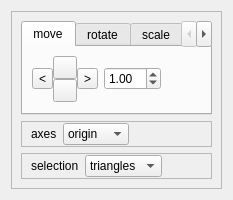
<?xml version="1.0" encoding="UTF-8"?>
<ui version="4.0">
 <class>EditTriangleWidget</class>
 <widget class="QWidget" name="EditTriangleWidget">
  <property name="geometry">
   <rect>
    <x>0</x>
    <y>0</y>
    <width>233</width>
    <height>191</height>
   </rect>
  </property>
  <property name="windowTitle">
   <string>Form</string>
  </property>
  <layout class="QGridLayout" name="gridLayout_2" rowstretch="0,1">
   <item row="0" column="0">
    <widget class="QFrame" name="frame">
     <property name="frameShape">
      <enum>QFrame::StyledPanel</enum>
     </property>
     <property name="frameShadow">
      <enum>QFrame::Sunken</enum>
     </property>
     <layout class="QVBoxLayout" name="verticalLayout_2">
      <item>
       <widget class="QTabWidget" name="tabWidget">
        <property name="currentIndex">
         <number>0</number>
        </property>
        <widget class="QWidget" name="moveTab">
         <attribute name="title">
          <string>move</string>
         </attribute>
         <layout class="QGridLayout" name="gridLayout_3">
          <item row="0" column="0">
           <layout class="QHBoxLayout" name="horizontalLayout">
            <property name="spacing">
             <number>0</number>
            </property>
            <item>
             <widget class="QToolButton" name="m_moveLeftButton">
              <property name="toolTip">
               <string>move left</string>
              </property>
              <property name="text">
               <string>&lt;</string>
              </property>
              <property name="icon">
               <iconset resource="../qosmic.qrc">
                <normaloff>:/icons/silk/bullet_arrow_left.xpm</normaloff>:/icons/silk/bullet_arrow_left.xpm</iconset>
              </property>
              <property name="autoRepeat">
               <bool>true</bool>
              </property>
             </widget>
            </item>
            <item>
             <layout class="QVBoxLayout" name="verticalLayout">
              <item>
               <widget class="QToolButton" name="m_moveUpButton">
                <property name="toolTip">
                 <string>move up</string>
                </property>
                <property name="text">
                 <string/>
                </property>
                <property name="icon">
                 <iconset resource="../qosmic.qrc">
                  <normaloff>:/icons/silk/bullet_arrow_up.xpm</normaloff>:/icons/silk/bullet_arrow_up.xpm</iconset>
                </property>
                <property name="autoRepeat">
                 <bool>true</bool>
                </property>
               </widget>
              </item>
              <item>
               <widget class="QToolButton" name="m_moveDownButton">
                <property name="toolTip">
                 <string>move down</string>
                </property>
                <property name="text">
                 <string/>
                </property>
                <property name="icon">
                 <iconset resource="../qosmic.qrc">
                  <normaloff>:/icons/silk/bullet_arrow_down.xpm</normaloff>:/icons/silk/bullet_arrow_down.xpm</iconset>
                </property>
                <property name="autoRepeat">
                 <bool>true</bool>
                </property>
               </widget>
              </item>
             </layout>
            </item>
            <item>
             <widget class="QToolButton" name="m_moveRightButton">
              <property name="toolTip">
               <string>move right</string>
              </property>
              <property name="text">
               <string>&gt;</string>
              </property>
              <property name="icon">
               <iconset resource="../qosmic.qrc">
                <normaloff>:/icons/silk/bullet_arrow_right.xpm</normaloff>:/icons/silk/bullet_arrow_right.xpm</iconset>
              </property>
              <property name="autoRepeat">
               <bool>true</bool>
              </property>
             </widget>
            </item>
           </layout>
          </item>
          <item row="0" column="1">
           <widget class="DoubleValueEditor" name="m_multiplierEditor">
            <property name="minimum">
             <double>0.000000000000000</double>
            </property>
            <property name="singleStep">
             <double>0.100000000000000</double>
            </property>
            <property name="value">
             <double>1.000000000000000</double>
            </property>
           </widget>
          </item>
          <item row="0" column="2">
           <spacer name="horizontalSpacer">
            <property name="orientation">
             <enum>Qt::Horizontal</enum>
            </property>
            <property name="sizeHint" stdset="0">
             <size>
              <width>0</width>
              <height>0</height>
             </size>
            </property>
           </spacer>
          </item>
          <item row="1" column="0" colspan="3">
           <spacer name="verticalSpacer">
            <property name="orientation">
             <enum>Qt::Vertical</enum>
            </property>
            <property name="sizeHint" stdset="0">
             <size>
              <width>10</width>
              <height>1</height>
             </size>
            </property>
           </spacer>
          </item>
         </layout>
        </widget>
        <widget class="QWidget" name="rotateTab">
         <attribute name="title">
          <string>rotate</string>
         </attribute>
         <layout class="QGridLayout" name="gridLayout_4">
          <item row="0" column="1">
           <widget class="DoubleValueEditor" name="m_rotateEditor">
            <property name="minimum">
             <double>-360.000000000000000</double>
            </property>
            <property name="maximum">
             <double>360.000000000000000</double>
            </property>
            <property name="singleStep">
             <double>1.000000000000000</double>
            </property>
            <property name="value">
             <double>0.000000000000000</double>
            </property>
           </widget>
          </item>
          <item row="0" column="3">
           <layout class="QHBoxLayout" name="horizontalLayout_4">
            <item>
             <widget class="QToolButton" name="m_rotateLeftButton">
              <property name="text">
               <string>&lt;</string>
              </property>
             </widget>
            </item>
            <item>
             <widget class="QToolButton" name="m_rotateRightButton">
              <property name="text">
               <string>&gt;</string>
              </property>
             </widget>
            </item>
           </layout>
          </item>
          <item row="0" column="4">
           <spacer name="horizontalSpacer_3">
            <property name="orientation">
             <enum>Qt::Horizontal</enum>
            </property>
            <property name="sizeHint" stdset="0">
             <size>
              <width>0</width>
              <height>0</height>
             </size>
            </property>
           </spacer>
          </item>
          <item row="2" column="0" colspan="5">
           <spacer name="verticalSpacer_3">
            <property name="orientation">
             <enum>Qt::Vertical</enum>
            </property>
            <property name="sizeHint" stdset="0">
             <size>
              <width>10</width>
              <height>1</height>
             </size>
            </property>
           </spacer>
          </item>
          <item row="0" column="0">
           <widget class="QLabel" name="label">
            <property name="text">
             <string>deg</string>
            </property>
           </widget>
          </item>
         </layout>
        </widget>
        <widget class="QWidget" name="scaleTab">
         <attribute name="title">
          <string>scale</string>
         </attribute>
         <layout class="QGridLayout" name="gridLayout_5">
          <item row="0" column="1">
           <widget class="DoubleValueEditor" name="m_scaleEditor">
            <property name="decimals">
             <number>1</number>
            </property>
            <property name="minimum">
             <double>0.000000000000000</double>
            </property>
            <property name="maximum">
             <double>100.000000000000000</double>
            </property>
            <property name="singleStep">
             <double>1.000000000000000</double>
            </property>
            <property name="value">
             <double>10.000000000000000</double>
            </property>
           </widget>
          </item>
          <item row="0" column="2">
           <layout class="QHBoxLayout" name="horizontalLayout_3">
            <item>
             <widget class="QToolButton" name="m_scaleUpButton">
              <property name="text">
               <string>+</string>
              </property>
             </widget>
            </item>
            <item>
             <widget class="QToolButton" name="m_scaleDownButton">
              <property name="text">
               <string>-</string>
              </property>
             </widget>
            </item>
            <item>
             <spacer name="horizontalSpacer_6">
              <property name="orientation">
               <enum>Qt::Horizontal</enum>
              </property>
              <property name="sizeHint" stdset="0">
               <size>
                <width>0</width>
                <height>0</height>
               </size>
              </property>
             </spacer>
            </item>
           </layout>
          </item>
          <item row="1" column="0" colspan="3">
           <spacer name="verticalSpacer_2">
            <property name="orientation">
             <enum>Qt::Vertical</enum>
            </property>
            <property name="sizeHint" stdset="0">
             <size>
              <width>10</width>
              <height>1</height>
             </size>
            </property>
           </spacer>
          </item>
          <item row="0" column="0">
           <widget class="QLabel" name="label_3">
            <property name="text">
             <string>%</string>
            </property>
           </widget>
          </item>
         </layout>
        </widget>
        <widget class="QWidget" name="flipTab">
         <attribute name="title">
          <string>flip</string>
         </attribute>
         <layout class="QGridLayout" name="gridLayout">
          <item row="0" column="0">
           <layout class="QHBoxLayout" name="horizontalLayout_2">
            <item>
             <widget class="QToolButton" name="m_hFlipButton">
              <property name="toolTip">
               <string>flip horizontally</string>
              </property>
              <property name="text">
               <string>horiz</string>
              </property>
              <property name="icon">
               <iconset resource="../qosmic.qrc">
                <normaloff>:/icons/silk/shape_flip_horizontal.xpm</normaloff>:/icons/silk/shape_flip_horizontal.xpm</iconset>
              </property>
             </widget>
            </item>
            <item>
             <widget class="QToolButton" name="m_vFlipButton">
              <property name="toolTip">
               <string>flip vertically</string>
              </property>
              <property name="text">
               <string>vert</string>
              </property>
              <property name="icon">
               <iconset resource="../qosmic.qrc">
                <normaloff>:/icons/silk/shape_flip_vertical.xpm</normaloff>:/icons/silk/shape_flip_vertical.xpm</iconset>
              </property>
             </widget>
            </item>
           </layout>
          </item>
          <item row="1" column="0">
           <spacer name="verticalSpacer_5">
            <property name="orientation">
             <enum>Qt::Vertical</enum>
            </property>
            <property name="sizeHint" stdset="0">
             <size>
              <width>10</width>
              <height>1</height>
             </size>
            </property>
           </spacer>
          </item>
         </layout>
        </widget>
       </widget>
      </item>
      <item>
       <widget class="QFrame" name="axesFrame">
        <property name="frameShape">
         <enum>QFrame::StyledPanel</enum>
        </property>
        <property name="frameShadow">
         <enum>QFrame::Raised</enum>
        </property>
        <layout class="QHBoxLayout" name="horizontalLayout_5">
         <property name="topMargin">
          <number>1</number>
         </property>
         <property name="bottomMargin">
          <number>1</number>
         </property>
         <item>
          <widget class="QLabel" name="label_2">
           <property name="sizePolicy">
            <sizepolicy hsizetype="Maximum" vsizetype="Preferred">
             <horstretch>0</horstretch>
             <verstretch>0</verstretch>
            </sizepolicy>
           </property>
           <property name="text">
            <string>axes</string>
           </property>
          </widget>
         </item>
         <item>
          <widget class="QComboBox" name="m_sceneAxesSelector">
           <property name="sizePolicy">
            <sizepolicy hsizetype="Maximum" vsizetype="Fixed">
             <horstretch>0</horstretch>
             <verstretch>0</verstretch>
            </sizepolicy>
           </property>
           <item>
            <property name="text">
             <string>origin</string>
            </property>
           </item>
           <item>
            <property name="text">
             <string>mark</string>
            </property>
           </item>
           <item>
            <property name="text">
             <string>circum</string>
            </property>
           </item>
           <item>
            <property name="text">
             <string>box</string>
            </property>
           </item>
           <item>
            <property name="text">
             <string>O</string>
            </property>
           </item>
           <item>
            <property name="text">
             <string>X</string>
            </property>
           </item>
           <item>
            <property name="text">
             <string>Y</string>
            </property>
           </item>
          </widget>
         </item>
         <item>
          <spacer name="horizontalSpacer_8">
           <property name="orientation">
            <enum>Qt::Horizontal</enum>
           </property>
           <property name="sizeHint" stdset="0">
            <size>
             <width>87</width>
             <height>20</height>
            </size>
           </property>
          </spacer>
         </item>
        </layout>
       </widget>
      </item>
      <item>
       <widget class="QFrame" name="frame_2">
        <property name="frameShape">
         <enum>QFrame::StyledPanel</enum>
        </property>
        <property name="frameShadow">
         <enum>QFrame::Raised</enum>
        </property>
        <layout class="QHBoxLayout" name="horizontalLayout_6">
         <property name="topMargin">
          <number>1</number>
         </property>
         <property name="bottomMargin">
          <number>1</number>
         </property>
         <item>
          <widget class="QLabel" name="label_4">
           <property name="text">
            <string>selection</string>
           </property>
          </widget>
         </item>
         <item>
          <widget class="QComboBox" name="m_selectionItemsSelector">
           <item>
            <property name="text">
             <string>triangles</string>
            </property>
           </item>
           <item>
            <property name="text">
             <string>nodes</string>
            </property>
           </item>
          </widget>
         </item>
         <item>
          <spacer name="horizontalSpacer_2">
           <property name="orientation">
            <enum>Qt::Horizontal</enum>
           </property>
           <property name="sizeHint" stdset="0">
            <size>
             <width>53</width>
             <height>20</height>
            </size>
           </property>
          </spacer>
         </item>
        </layout>
       </widget>
      </item>
     </layout>
    </widget>
   </item>
   <item row="1" column="0">
    <spacer name="verticalSpacer_4">
     <property name="orientation">
      <enum>Qt::Vertical</enum>
     </property>
     <property name="sizeHint" stdset="0">
      <size>
       <width>20</width>
       <height>1</height>
      </size>
     </property>
    </spacer>
   </item>
  </layout>
 </widget>
 <customwidgets>
  <customwidget>
   <class>DoubleValueEditor</class>
   <extends>QDoubleSpinBox</extends>
   <header>doublevalueeditor.h</header>
  </customwidget>
 </customwidgets>
 <resources>
  <include location="../qosmic.qrc"/>
 </resources>
 <connections/>
</ui>
